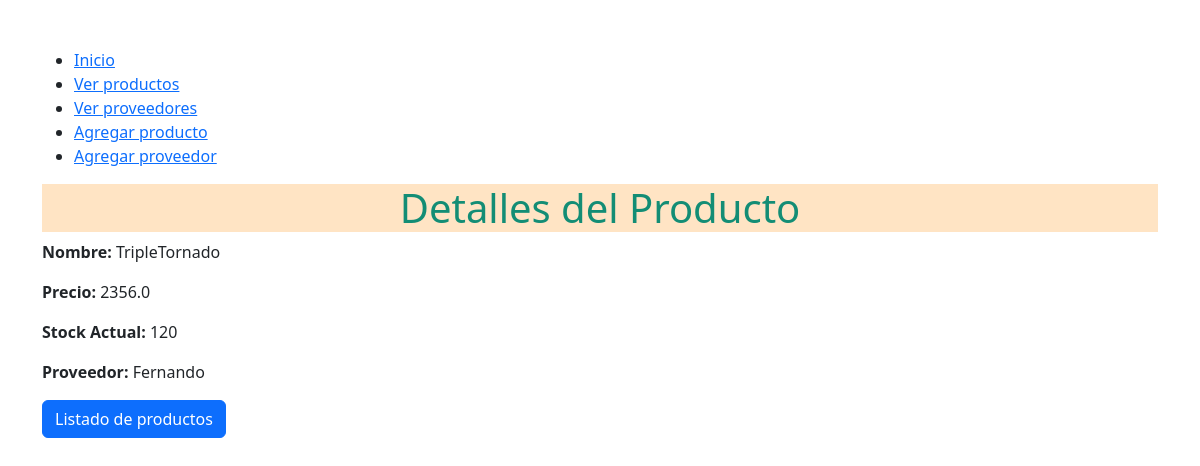
The page /compras/products/view/4 on the database its author committed.
### compras/models.py (models this page shows, shortened)
class Producto(models.Model):
    nombre = models.CharField(max_length = 45)
    precio = models.FloatField()
    stock_actual = models.IntegerField()
    proveedor = models.ForeignKey(Proveedor, on_delete = models.CASCADE)

class Proveedor(models.Model):
    nombrePro = models.CharField(max_length = 45)
    apellidoPro = models.CharField(max_length = 45)
    dni = models.CharField(max_length = 45)
    def __str__(self):
        return self.nombrePro

### compras/views.py (the view)
# urls.py: path('products/view/<int:id>', views.view_product, name = "view_product"),
def view_product(request, id):
    print('view product with id %d' % id)
    producto = Producto.objects.get(id=id)
    return render(request, 'view_products.html', {'producto': producto})

### compras/templates/view_products.html (shortened to what this page needs)
{% load static %}
<!DOCTYPE html>
<html lang="es">
<head>
    <link href="https://cdn.jsdelivr.net/npm/bootstrap@5.3.3/dist/css/bootstrap.min.css" rel="stylesheet">
    <link href="https://cdn.jsdelivr.net/npm/bootstrap-icons/font/bootstrap-icons.css" rel="stylesheet">
    <link rel="stylesheet" type="text/css" href="{% static 'css/mystyle.css' %}">
</head>
<body>
    <div class="container mt-5">
        {% include 'includes/navbar.html' %}
        <h1>Detalles del Producto</h1>
        <div class="row">
            <div class="col-md-6">
                <p><strong>Nombre:</strong> {{ producto.nombre }}</p>
                <p><strong>Precio:</strong> {{ producto.precio }}</p>
                <p><strong>Stock Actual:</strong> {{ producto.stock_actual }}</p>
                <p><strong>Proveedor:</strong> {{ producto.proveedor }}</p>
            </div>
        </div>
        <a href="{% url 'products' %}" class="btn btn-primary">Listado de productos</a>
    </div>
</body>
</html>

### static/css/mystyle.css (style rules this page uses)
h1 { color: #138D75; text-align: center; background-color: bisque; }

### rows shown on the page
Producto: nombre "TripleTornado", precio "2356.0", stock_actual "120", proveedor "Fernando"
